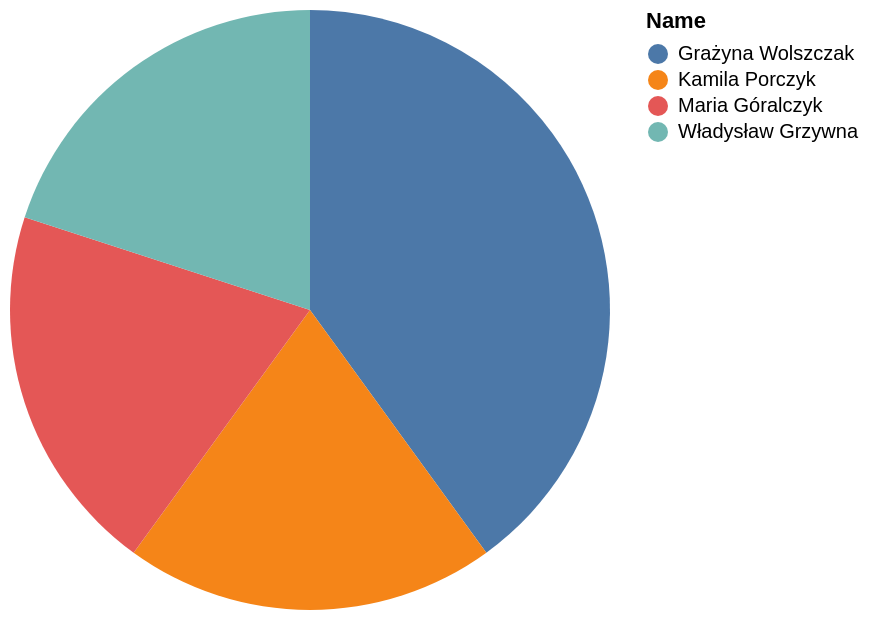

The specification (Vega-Lite) saved for this image:
### Vega-Lite specification from a JSON file in a GitHub repository (floating-point values rounded to 4 significant figures)
{"data": {"values": [{"x_data": "Grażyna Wolszczak", "y_data": 2}, {"x_data": "Kamila Porczyk", "y_data": 1}, {"x_data": "Maria Góralczyk", "y_data": 1}, {"x_data": "Władysław Grzywna", "y_data": 1}]}, "mark": "arc", "encoding": {"theta": {"field": "y_data", "type": "quantitative", "title": "COUNT(Name)"}, "color": {"field": "x_data", "type": "nominal", "title": "Name"}}}
